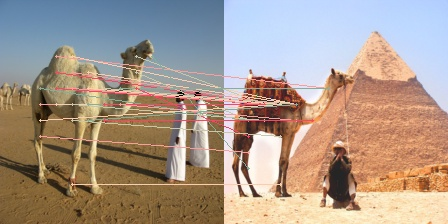
#> input picture UFO/source/matching_camel.jpg, 448 x 224 px
$ python -i artist.py   (imports and definitions only)
#> lines starting #> are read from the running program, lines starting #| are printed output that depends on the picture; after the words box and inside, x2 and y2 are one past the last pixel; in counts of white or black regions, pixels touching at a corner belong together
""" Utility artist """

import csv

import cv2
import numpy as np
import scipy.stats as stats
from scipy import ndimage
from skimage import graph
from skimage.filters import rank, sobel
from skimage.morphology import disk, remove_small_objects
from skimage.segmentation import watershed


# [55 lines left out: functions compute_dominant_color, flatten_image, not called in this run]


def compute_percents_of_labels(label):
    """
    Compute the ratio/percentage size of the labels in an labeled image

    :param label: the labeled 2D image
    :type label: numpy.ndarray
    :return: An array of relative size of the labels in the image. Indices of the sizes in the array \
    is corresponding to the labels in the labeled image. E.g. output [0.2, 0.5, 0.3] means label 0's size \
    is 0.2 of the labeled image, label 1' size is 0.5 of the labeled image, and label 2's size is 0.3 of \
    the labeled image.
    :rtype: numpy.ndarray
    """
    # Get the bins of the histogram. Since the last bin of the histogram is [label, label+1]
    # We add 1 to the number of different labels in the labeled image when generating bins
    num_labels = np.arange(0, len(np.unique(label)) + 1)
    # Histogramize the label image and get the frequency array percent_of_dominance
    (percent_of_dominance, _) = np.histogram(label, bins=num_labels)
    # Convert the dtype of frequency array to float
    percent_of_dominance = percent_of_dominance.astype("float")
    # Normalized by the sum of frequencies (number of pixels in the labeled image)
    percent_of_dominance /= percent_of_dominance.sum()
    return percent_of_dominance


# [74 lines left out: functions compute_mode_color, compute_mean_color, compute_median_color, compute_brightest_color_and_brightness, not called in this run]


def find_bright_spots(image, n_clusters=3, blur_radius=21, amount_of_bright_parts=0.8, return_all_pos=False):
    """
    Find the indices location of the top-k brightest spots in an color image.

    :param image: input image. Must be an mutli-channel RGB color image
    :type image: numpy.ndarray
    :param n_clusters: expected number of clusters/brightest spots in the input image
    :type n_clusters: int
    :param blur_radius: radius of the Gaussian blur kernel that used to smooth the image
    :type blur_radius: int
    :param amount_of_bright_parts: amount of bright parts in an image. Used to find the lower bound for \
    distinguishing the bright and non-bright part of the input image. Range of amount_of_bright_parts is \
    in [0, 1] (all non-bright -> all bright)
    :type amount_of_bright_parts: float
    :return: The location of centers of top-3 bright spots (with irregular shape), percentage of dominance of each spot \
    (relative size of the spot)
    :rtype: (numpy.ndarray, numpy.ndarray)
    """
#> called with n_clusters = 3, blur_radius = 21, amount_of_bright_parts = 0.8, return_all_pos = False
    assert amount_of_bright_parts >= 0 and amount_of_bright_parts <= 1, "Range of the sample ration is in [0, 1]"
    assert n_clusters >= 1, "The number of bright spots must be larger or equal to 1"

    amount_of_bright_parts = amount_of_bright_parts * 100
    # Convert BRG to Greyscale
    grayscale_img = cv2.cvtColor(image, cv2.COLOR_RGB2GRAY)
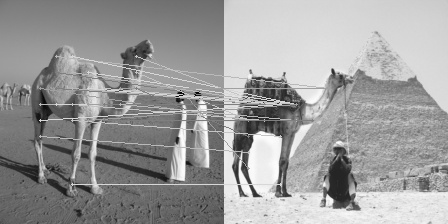
#> grayscale_img: shape (224, 448); min 2, max 254, mean 155.5

    # Blur the image with radius = blurRadius
    blurred_img = cv2.GaussianBlur(grayscale_img, (blur_radius, blur_radius), 0)
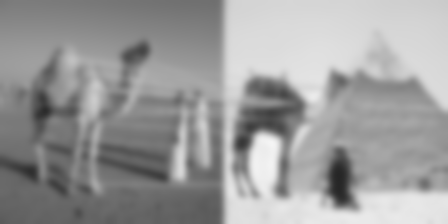
#> blurred_img: shape (224, 448); min 38, max 244, mean 155.6

    # Compute the lower bound threshold
    lower_bound = np.percentile(blurred_img, 100 - amount_of_bright_parts) - 1
#> lower_bound = 113

    # Threshold the imgae by setting any pixel with value larger than lower bound to 255
    threshed_img = cv2.threshold(blurred_img, lower_bound, 255, cv2.THRESH_BINARY)[1]
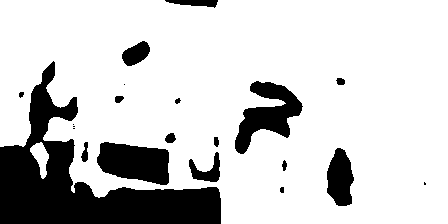
#> threshed_img: shape (224, 448); 80.5% white; 21 black regions (5 under 20 px), largest, box (x1, y1, x2, y2) and area: (0, 61, 221, 224) 12283, (97, 142, 169, 185) 2300, (235, 81, 303, 154) 2282

    # Purifiy the edges of the brightest spots.
    threshed_img = cv2.erode(threshed_img, None, iterations=2)
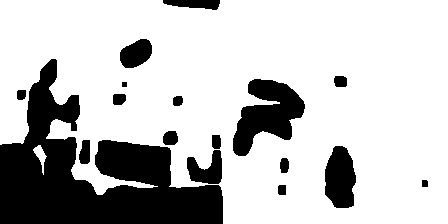
#> threshed_img: shape (224, 448); 75.8% white; 17 black regions, largest, box (x1, y1, x2, y2) and area: (0, 59, 223, 224) 16638, (233, 79, 305, 156) 3059, (325, 146, 356, 208) 1518
    threshed_img = cv2.dilate(threshed_img, None, iterations=4)
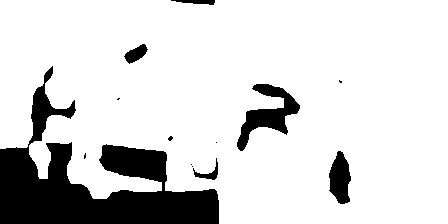
#> threshed_img: shape (224, 448); 84.3% white; 13 black regions (7 under 20 px), largest, box (x1, y1, x2, y2) and area: (0, 66, 219, 224) 12748, (237, 84, 300, 151) 1578, (329, 151, 351, 204) 814, (124, 44, 148, 64) 255, (193, 158, 218, 180) 160, (171, 0, 215, 5) 142

    # Get the location of all white pixel in binary threshold image
    locs = np.argwhere(threshed_img == 255)
#> locs = 84616 pairs, first value 0 to 223, second value 0 to 447
    try:
        # convert to np.float32
        locs_above_threshold = np.float32(locs)
#> locs_above_threshold has the same summary as locs

        # define criteria and apply kmeans()
        criteria = (cv2.TERM_CRITERIA_EPS + cv2.TERM_CRITERIA_MAX_ITER, 10, 1.0)
        ret, label, center = cv2.kmeans(locs_above_threshold, n_clusters, None, criteria, 10, cv2.KMEANS_RANDOM_CENTERS)
#> ret = 461733006.6; center = [[107.6, 239.1], [110.2, 380], [79.96, 84.85]]

        # Compute the percentage of each clusters in the image.
        percent_of_dominance = compute_percents_of_labels(label)
#> in compute_percents_of_labels, `num_labels = np.arange(0, len(np.unique(label)) + 1)`: num_labels = [0, 1, 2, 3]
#> in compute_percents_of_labels, `(percent_of_dominance, _) = np.histogram(label, bins=num_labels)`: percent_of_dominance = [28866, 29908, 25842]
#> in compute_percents_of_labels, `percent_of_dominance /= percent_of_dominance.sum()`: percent_of_dominance = [0.341, 0.353, 0.305]
#> percent_of_dominance = [0.341, 0.353, 0.305]

        if return_all_pos:
            return label, locs_above_threshold.astype("int32"), percent_of_dominance
        else:
            return center.astype("int32"), percent_of_dominance

    except:
        # Catch exception return negative array.
        if return_all_pos:
            return np.array([-1]), np.array([-1]), np.array([-1])
        else:
            return np.ones(shape=(n_clusters, 1)) * -1, np.ones(shape=(n_clusters, 1)) * -1


# [544 lines left out: functions random_sample_pixels, watershed_segmentation, get_rag, rag_to_matrix, color_of_regions, contrast_between_regions and 8 more, not called in this run]

>>> import cv2
>>> picture = cv2.cvtColor(cv2.imread('../../UFO/source/matching_camel.jpg'), cv2.COLOR_BGR2RGB)
>>> result = find_bright_spots(picture)
#> result = ([[107, 239], [110, 379], [79, 84]], [0.341, 0.353, 0.305])
